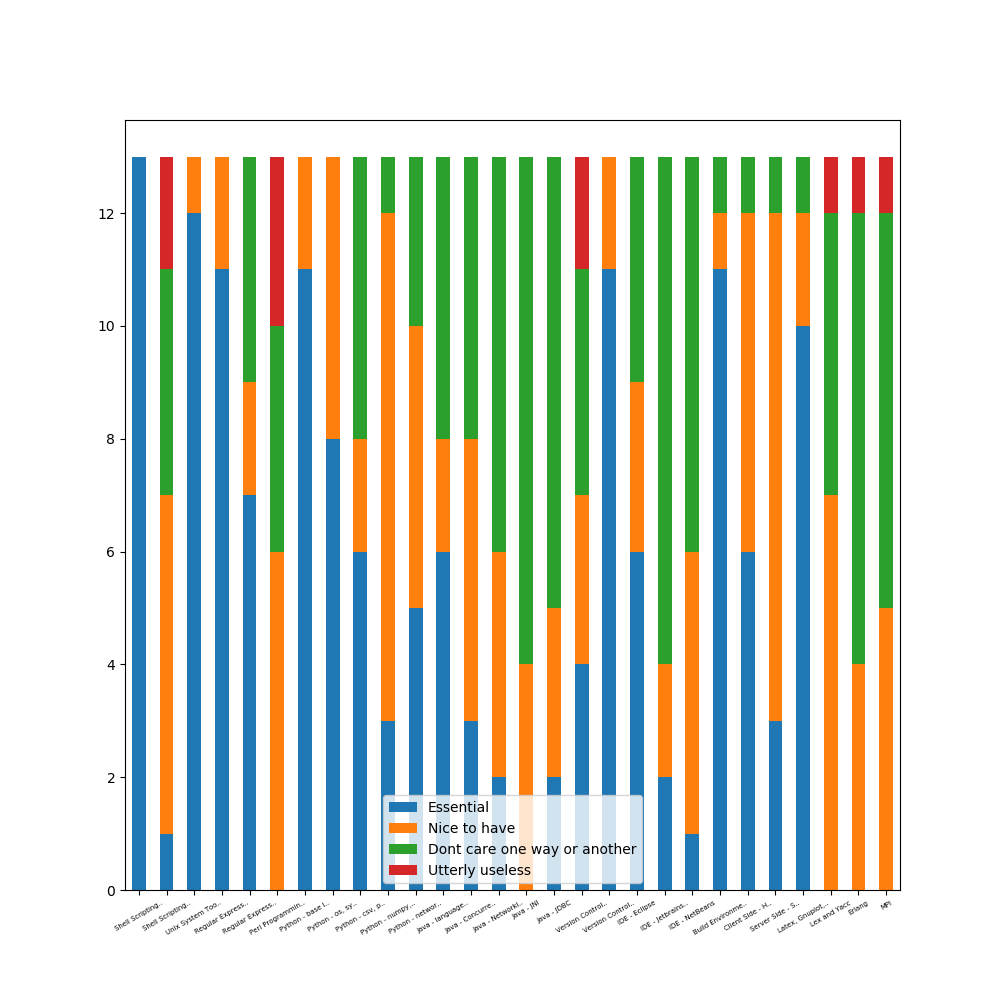

Python code for this plot:
import csv
import numpy as np
import matplotlib.pyplot as plt
import pandas as pd

with open("survey_data.csv", 'r') as sur:
    x = list(csv.reader(sur))
    fields = np.asarray(x[0])[1:]
    dat = np.asarray(x[1:]).T[1:]

col = ['Essential', 'Nice to have', 'Dont care one way or another', 'Utterly useless']

index = range(len(fields))

dat1 = []

for i, f in enumerate(fields):
    fields[i] = f[:15]+".." if len(f) > 15 else f


for t in dat:
    dat2 = []
    for c in col:
        dat2.append(list(t).count(c))
    dat1.append(dat2)

df = pd.DataFrame(data=dat1, columns=col)

df.plot.bar(stacked=True, figsize=(10, 10))

plt.xticks(index, fields, fontsize=5, rotation=30)

plt.savefig('hists.png')
